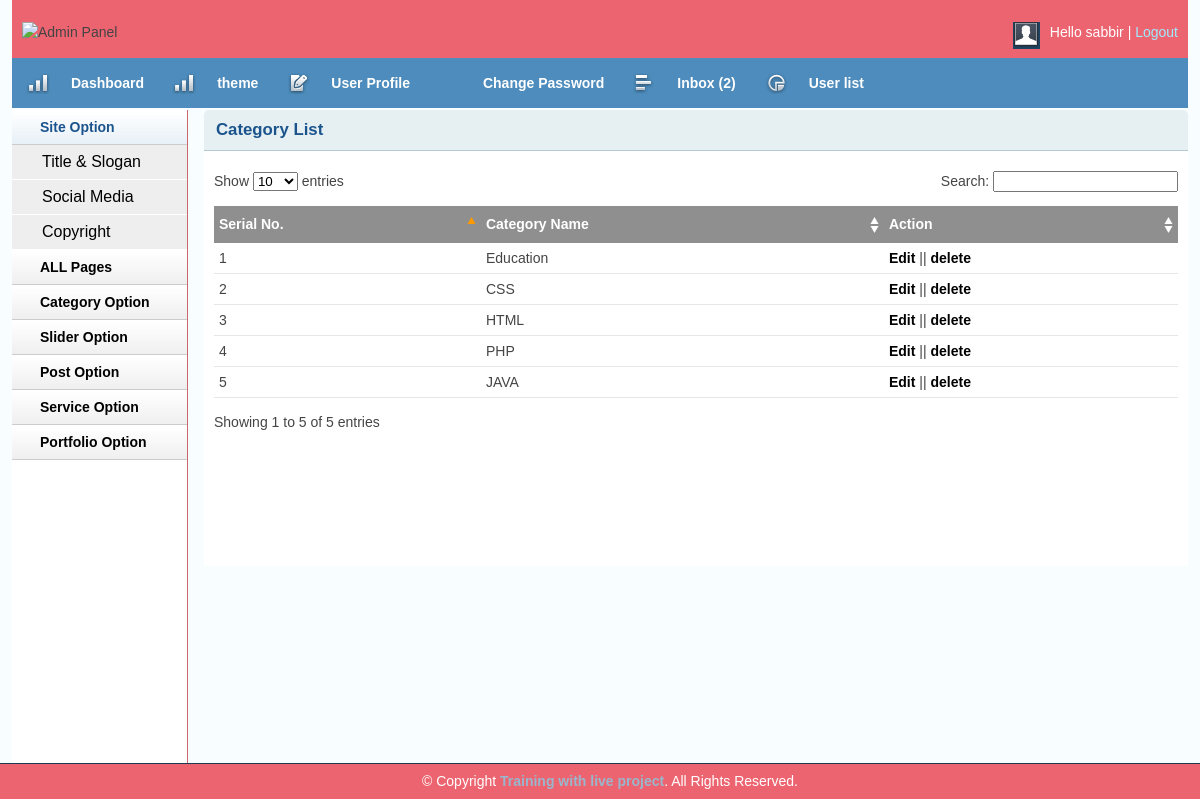
The app's page /admin/catlist.php (signed in) with its own data.
### tables this page shows
CREATE TABLE `tbl_catagory` (
  `id` int(11) NOT NULL,
  `name` varchar(50) NOT NULL
);

### lib/Database.php (called while the page is built, shortened)
<?php
Class Database{
	public $host   = DB_HOST;
	public $user   = DB_USER;
	public $pass   = DB_PASS;
	public $dbname = DB_NAME;
	public $link;
	private function connectDB(){
	$this->link = new mysqli($this->host, $this->user, $this->pass, $this->dbname);
 }
	public function select($query){
		$result = $this->link->query($query) or die($this->link->error.__LINE__);
		if($result->num_rows > 0){
			return $result;
		} else {
			return false;
		}
	}
}

### admin/catlist.php (the view, shortened to what this page needs)
<?php include'inc/header.php';?>
<?php include'inc/sitebar.php';?>
        <div class="grid_10">
            <div class="box round first grid">
                <h2>Category List</h2>
                <div class="block">
                    <table class="data display datatable" id="example">
					<thead>
						<tr>
							<th>Serial No.</th>
							<th>Category Name</th>
							<th>Action</th>
						</tr>
					</thead>
					<tbody>
					<?php
                        $query= "select * from tbl_catagory order by id desc ";
                        $category = $db->select($query);
                        if ($category) {
                        	$i=0;
                        	while ($result = $category->fetch_assoc()) {
                        		$i++;
					  ?>
						<tr class="even gradeC">
							<td><?php echo $i; ?></td>
							<td><?php echo $result['name']; ?></td>
							<td><a href="editcat.php?catid=<?php echo $result['id']; ?>">Edit</a> || <a onclick="return confirm('Are you sure to delete data?')" href="?delcat=<?php echo $result['id']; ?>">delete</a></td>
						</tr>
                       <?php } } ?>
					</tbody>
				</table>
               </div>
            </div>
<?php include'inc/footer.php';?>

### admin/css/text.css (style rules this page uses)
body { font: 13px/1.5 Tahoma, Helvetica, Arial, 'Liberation Sans', FreeSans, sans-serif; }
h2 { font-size: 23px; }
p, dl, hr, h1, h2, h3, h4, h5, h6, ol, ul, pre, table, address, fieldset { margin-bottom: 20px; }

### admin/css/grid.css (style rules this page uses)
.grid_1, .grid_2, .grid_3, .grid_4, .grid_5, .grid_6, .grid_7, .grid_8, .grid_9, .grid_10, .grid_11, .grid_12, .grid_13, .grid_14, .grid_15, .grid_16 { display: inline; float: left; margin-left: 1%; margin-right: 1%; }
.container_12 .grid_10 { width: 81.333%; }

### admin/css/layout.css (style rules this page uses)
body { background: #fff none repeat scroll 0 0; color: #444; font-size: 14px; padding: 0; }
a { color: #000; font-weight:bold; text-decoration: none; }
h1, h2, h3, h4, h5, h6 { line-height:1.2em; margin-bottom:.3em; }
h2 { margin-top:1em; }
.box { background:#fff; margin-bottom:20px; padding:10px 10px 10px 10px; margin-left:-8px; }
.box.grid { padding-bottom:40px; }
.box.round { -moz-border-radius: 5px 5px 0px 0px; -webkit-border-radius: 5px 5px 0px 0px; border-radius: 5px 5px 0px 0px; }
.box h2 { font-size:1.2em; font-weight:bold; color:#1B548D; background:#E6F0F3; margin:-10px -10px 0 -10px; padding:10px 12px; border-bottom:1px solid #B3CBD6; -moz-border-radius: 5px 5px 0px 0px; -webkit-border-radius: 5px 5px 0px 0px; border-radius: 5px 5px 0px 0px; }
.box.first { min-height: 406px; }
.block { padding-top:20px; }
.block { padding-bottom:1px; }
table.display { margin: 0 auto; clear: both; width: 100%; }
.sorting_asc { background: #8f8f8f url(../img/table/sort_asc.png) no-repeat center right; padding:8px 5px; text-align:left; color:#fff; }
.sorting { background:#8f8f8f url(../img/table/sort_both.png) no-repeat center right; padding:8px 5px; text-align:left; color:#fff; }
tr.odd { height: 30px; line-height: 30px; border-bottom:1px solid #e6e6e6; }
tr.even { height: 30px; line-height: 30px; border-bottom:1px solid #e6e6e6; }
tr.odd td, tr.even td { padding-left:5px; }

### records on screen
tbl_catagory: name "Education"
tbl_catagory: name "CSS"
tbl_catagory: name "HTML"
tbl_catagory: name "PHP"
tbl_catagory: name "JAVA"

### other values on screen
Session::get('username') "sabbir"
$count "2"
